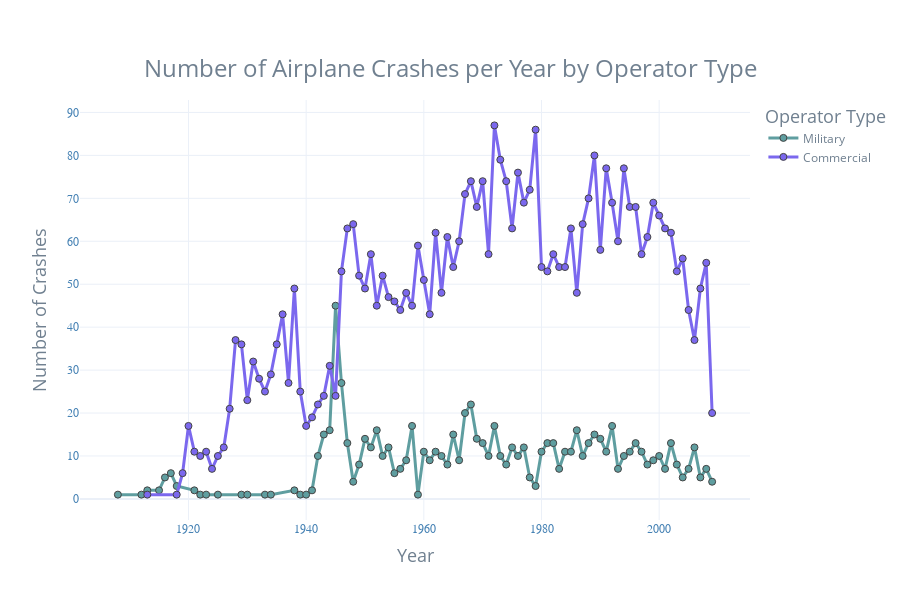

Write notebook code for a chart like this one.
### Markdown cell above
#### Number of Airplane Crashes per Year by Operator Type

### Code cell
# categorise the crashes
crashes['Type'] = crashes['Operator'].apply(lambda x: 'Military' if 'Military' in str(x) else 'Commercial')

# group by 'Year' and 'Type' and count number of crashes
crashes_per_year_type = crashes.groupby(['Year', 'Type']).size().reset_index(name = 'Number of Crashes')

# plot number of airplane craashes per year separating military and commercial flights
fig_operator = px.line(crashes_per_year_type, 
              x = 'Year', 
              y = 'Number of Crashes', 
              color = 'Type',  
              title = 'Number of Airplane Crashes per Year by Operator Type',
              markers = True,  
              labels = {'Number of Crashes': 'Number of Crashes', 'Year': 'Year', 'Type': 'Operator Type'})

# set template
fig_operator.update_layout(template = "plotly_white")

# customise
fig_operator.update_traces(line = dict(width = 3), 
                  marker=dict(size = 7, line=dict(width = 1)))

fig_operator.update_layout(
    title = {'text': "Number of Airplane Crashes per Year by Operator Type", 'y': 0.9, 'x': 0.5, 'xanchor': 'center', 'yanchor': 'top'},
    title_font = dict(size = 24, color = 'slategrey'),
    xaxis_title_font = dict(size = 18, color = 'slategrey'),
    yaxis_title_font = dict(size = 18, color = 'slategrey'),
    xaxis = dict(tickfont = dict(family = 'Rockwell', color = 'steelblue', size = 12)),
    yaxis = dict(tickfont = dict(family = 'Rockwell', color = 'steelblue', size = 12)),
    legend_title_font = dict(size = 18, color = 'slategrey'),
    legend = dict(font = dict(size = 12, color = 'slategrey'))
)

fig_operator.update_layout(autosize = False, width = 900, height = 600)

colors = {'Military': 'cadetblue', 'Commercial': 'mediumslateblue'}  
fig_operator.for_each_trace(lambda t: t.update(line = dict(color = colors[t.name]), 
                                      marker = dict(color = colors[t.name])))

fig_operator.show()

# fig.write_html('path/to/second_plot.html')

### Figure 1 — Plotly figure (JSON) as saved in the notebook; plotly's stock layout.template omitted (floating-point values rounded to 4 significant figures)
{"data": [{"hovertemplate": "Operator Type=Military<br>Year=%{x}<br>Number of Crashes=%{y}<extra></extra>", "legendgroup": "Military", "line": {"color": "cadetblue", "dash": "solid", "width": 3}, "marker": {"color": "cadetblue", "line": {"width": 1}, "size": 7, "symbol": "circle"}, "mode": "lines+markers", "name": "Military", "orientation": "v", "showlegend": true, "type": "scatter", "x": [1908, 1912, 1913, 1915, 1916, 1917, 1918, 1921, 1922, 1923, 1925, 1929, 1930, 1933, 1934, 1938, 1939, 1940, 1941, 1942, 1943, 1944, 1945, 1946, 1947, 1948, 1949, 1950, 1951, 1952, 1953, 1954, 1955, 1956, 1957, 1958, 1959, 1960, 1961, 1962, 1963, 1964, 1965, 1966, 1967, 1968, 1969, 1970, 1971, 1972, 1973, 1974, 1975, 1976, 1977, 1978, 1979, 1980, 1981, 1982, 1983, 1984, 1985, 1986, 1987, 1988, 1989, 1990, 1991, 1992, 1993, 1994, 1995, 1996, 1997, 1998, 1999, 2000, 2001, 2002, 2003, 2004, 2005, 2006, 2007, 2008, 2009], "xaxis": "x", "y": [1, 1, 2, 2, 5, 6, 3, 2, 1, 1, 1, 1, 1, 1, 1, 2, 1, 1, 2, 10, 15, 16, 45, 27, 13, 4, 8, 14, 12, 16, 10, 12, 6, 7, 9, 17, 1, 11, 9, 11, 10, 8, 15, 9, 20, 22, 14, 13, 10, 17, 10, 8, 12, 10, 12, 5, 3, 11, 13, 13, 7, 11, 11, 16, 10, 13, 15, 14, 11, 17, 7, 10, 11, 13, 11, 8, 9, 10, 7, 13, 8, 5, 7, 12, 5, 7, 4], "yaxis": "y"}, {"hovertemplate": "Operator Type=Commercial<br>Year=%{x}<br>Number of Crashes=%{y}<extra></extra>", "legendgroup": "Commercial", "line": {"color": "mediumslateblue", "dash": "solid", "width": 3}, "marker": {"color": "mediumslateblue", "line": {"width": 1}, "size": 7, "symbol": "circle"}, "mode": "lines+markers", "name": "Commercial", "orientation": "v", "showlegend": true, "type": "scatter", "x": [1913, 1918, 1919, 1920, 1921, 1922, 1923, 1924, 1925, 1926, 1927, 1928, 1929, 1930, 1931, 1932, 1933, 1934, 1935, 1936, 1937, 1938, 1939, 1940, 1941, 1942, 1943, 1944, 1945, 1946, 1947, 1948, 1949, 1950, 1951, 1952, 1953, 1954, 1955, 1956, 1957, 1958, 1959, 1960, 1961, 1962, 1963, 1964, 1965, 1966, 1967, 1968, 1969, 1970, 1971, 1972, 1973, 1974, 1975, 1976, 1977, 1978, 1979, 1980, 1981, 1982, 1983, 1984, 1985, 1986, 1987, 1988, 1989, 1990, 1991, 1992, 1993, 1994, 1995, 1996, 1997, 1998, 1999, 2000, 2001, 2002, 2003, 2004, 2005, 2006, 2007, 2008, 2009], "xaxis": "x", "y": [1, 1, 6, 17, 11, 10, 11, 7, 10, 12, 21, 37, 36, 23, 32, 28, 25, 29, 36, 43, 27, 49, 25, 17, 19, 22, 24, 31, 24, 53, 63, 64, 52, 49, 57, 45, 52, 47, 46, 44, 48, 45, 59, 51, 43, 62, 48, 61, 54, 60, 71, 74, 68, 74, 57, 87, 79, 74, 63, 76, 69, 72, 86, 54, 53, 57, 54, 54, 63, 48, 64, 70, 80, 58, 77, 69, 60, 77, 68, 68, 57, 61, 69, 66, 63, 62, 53, 56, 44, 37, 49, 55, 20], "yaxis": "y"}], "layout": {"autosize": false, "height": 600, "legend": {"font": {"color": "slategrey", "size": 12}, "title": {"font": {"color": "slategrey", "size": 18}, "text": "Operator Type"}, "tracegroupgap": 0}, "title": {"font": {"color": "slategrey", "size": 24}, "text": "Number of Airplane Crashes per Year by Operator Type", "x": 0.5, "xanchor": "center", "y": 0.9, "yanchor": "top"}, "width": 900, "xaxis": {"anchor": "y", "domain": [0, 1], "tickfont": {"color": "steelblue", "family": "Rockwell", "size": 12}, "title": {"font": {"color": "slategrey", "size": 18}, "text": "Year"}}, "yaxis": {"anchor": "x", "domain": [0, 1], "tickfont": {"color": "steelblue", "family": "Rockwell", "size": 12}, "title": {"font": {"color": "slategrey", "size": 18}, "text": "Number of Crashes"}}}}
